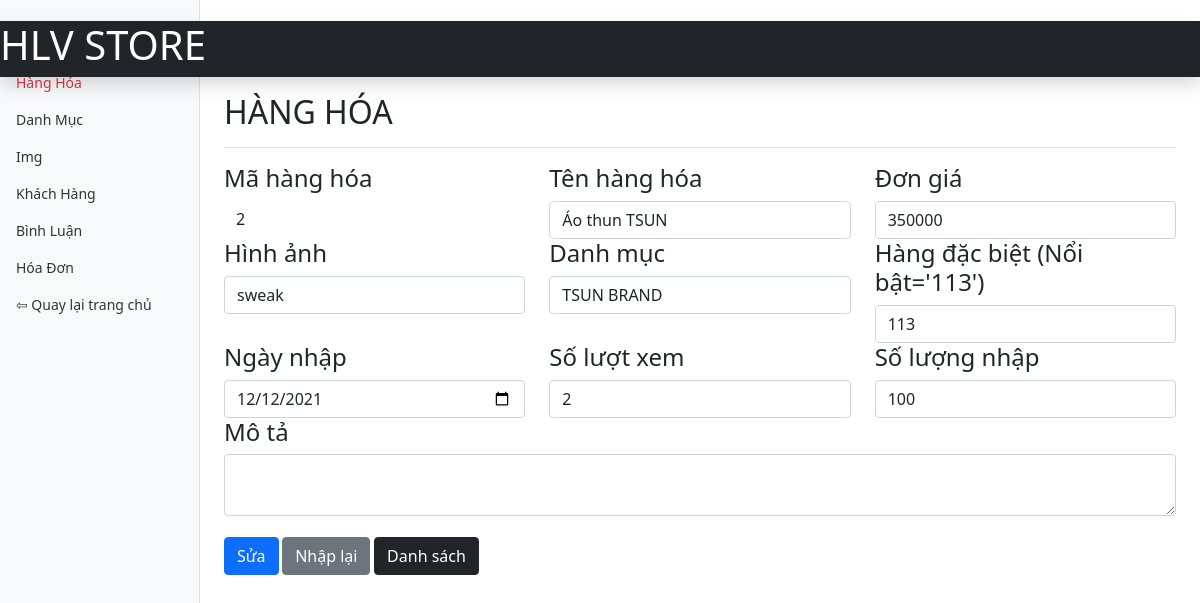
/admin/hang-hoa/edit.php?ma_hh=2, run on the app's committed database.
### tables this page shows
CREATE TABLE `hanghoa` (
  `ma_hh` int(11) NOT NULL COMMENT 'mã hàng hóa',
  `ten_hh` varchar(50) NOT NULL COMMENT 'tên hàng hóa',
  `don_gia` float NOT NULL COMMENT 'đơn giá',
  `img_id` varchar(50) NOT NULL COMMENT 'hình',
  `ngay_nhap` date NOT NULL COMMENT 'ngày nhập',
  `mo_ta` varchar(200) NOT NULL COMMENT 'mô tả',
  `dac_biet` int(50) NOT NULL COMMENT 'đặc biệt',
  `so_luot_xem` int(11) NOT NULL COMMENT 'số lượt xem',
  `so_luong_nhap` varchar(250) NOT NULL COMMENT 'số lượng nhập',
  `id_dm_sp` varchar(50) NOT NULL COMMENT 'id danh mục sản phẩm'
);

### dao/pdo.php (called while the page is built, shortened)
<?php
function pdo_get_connection(){
    $servername = "localhost";
    $username = "root";
    $password = "";
    try{
        $conn = new PDO("mysql:host=$servername;dbname=hlvstore", $username, $password);
        $conn->setAttribute(PDO::ATTR_ERRMODE, PDO::ERRMODE_EXCEPTION);
        return $conn;
    } catch(PDOException $e) {
        echo "lỗi kết nối" . $e->getMessage();
    }
}
    function pdo_query($sql){
        $sql_args = array_slice(func_get_args(), 1);
        try{
            $conn = pdo_get_connection();
            $stmt = $conn->prepare($sql);
            $stmt->execute($sql_args);
            $rows = $stmt->fetchAll();
            return $rows;
        }
        catch(PDOException $e){
            throw $e;
        }
        finally{
            unset($conn);
        }
    }
    function pdo_query_one($sql){
        $sql_args = array_slice(func_get_args(), 1);
        try{
        $conn = pdo_get_connection();
        $stmt = $conn->prepare($sql);
        $stmt->execute($sql_args);
        $row = $stmt->fetch(PDO::FETCH_ASSOC);
        return $row;
        }
        catch(PDOException $e){
        throw $e;
        }
        finally{
        unset($conn);
        }
       }
?>

### dao/hang-hoa.php (called while the page is built, shortened)
<?php
require_once 'pdo.php';
function hang_hoa_getinfo($ma_hh){
    $sql="select * from hanghoa where ma_hh=?";
    return pdo_query_one($sql,$ma_hh);
}
?>

### dao/img.php (called while the page is built, shortened)
<?php
require_once 'pdo.php';
function img_selectall(){
    $sql="select * from imgs order by img_id DESC";
    return pdo_query($sql);
}
?>

### dao/danh-muc.php (called while the page is built, shortened)
<?php
require_once 'pdo.php';
function danhmuc_selectall(){
    $sql="select * from danhmuc order by tieu_de DESC";
    return pdo_query($sql);
}
?>

### admin/hang-hoa/edit.php (the view, shortened to what this page needs)
<?php
require "../../dao/pdo.php";
require "../../dao/hang-hoa.php";
require "../../dao/danh-muc.php";
require "../../dao/img.php";
if(isset($_GET['ma_hh'])){
    $ma_hh=$_GET['ma_hh'];
    $hang_hoa_info=hang_hoa_getinfo($ma_hh);
    extract($hang_hoa_info);
    $ds_id_dm_sp = danhmuc_selectall();
    $ds_img_id = img_selectall();
?>
<!doctype html>
<html lang="en">
  <head>
    <link rel="stylesheet" type="text/css" href="../../content/css/bootstrap.css">
    <link href="../../css/assets/dist/css/bootstrap.min.css" rel="stylesheet">
    <link href="../../css/assets/dashboard.css" rel="stylesheet">
  </head>
  <body>
<header class="navbar navbar-dark sticky-top bg-dark flex-md-nowrap p-0 shadow">
  <h1 style="color: white;">HLV STORE</h1>
</header>
<div class="container-fluid">
  <div class="row">
    <nav id="sidebarMenu" class="col-md-3 col-lg-2 d-md-block bg-light sidebar collapse">
      <div class="position-sticky pt-3">
      <ul class="nav flex-column">
          <li class="nav-item">
            <a class="nav-link text-danger" href="#">
              Hàng Hóa
            </a>
          </li>
          <li class="nav-item">
            <a class="nav-link" href="../danh-muc/list.php">
              Danh Mục
            </a>
          </li>
          <li class="nav-item">
            <a class="nav-link" href="../img/list.php">
              Img
            </a>
          </li>
          <li class="nav-item">
            <a class="nav-link" href="../khach-hang/list.php">
              Khách Hàng
            </a>
          </li>
          <li class="nav-item">
            <a class="nav-link" href="../binh-luan/list.php">
              Bình Luận
            </a>
          </li>
          <li class="nav-item">
            <a class="nav-link" href="../hoa-don/list.php">
              Hóa Đơn
            </a>
          </li>
          <li class="nav-item">
            <a class="nav-link" href="../index.php">
            ⇦ Quay lại trang chủ
            </a>
          </li>
        </ul>
      </div>
    </nav>
    <main class="col-md-9 ms-sm-auto col-lg-10 px-md-4">
      <div class="d-flex justify-content-between flex-wrap flex-md-nowrap align-items-center pt-3 pb-2 mb-3 border-bottom">
        <h2>HÀNG HÓA</h2>
      </div>
      <form action="" method="POST"  enctype="multipart/form-data">
            <div class="row">
                <div class="form-group col-sm-4">
                    <h4>Mã hàng hóa</h4>
                    <input type="text" name="ma_hh" value="<?php echo $ma_hh ?>" class="form-control"  style="border: none;">
                </div>
                <div class="form-group col-sm-4">
                    <h4>Tên hàng hóa</h4>
                    <input type="text" name="ten_hh" value="<?php echo $ten_hh ?>" class="form-control">
                </div>
                <div class="form-group col-sm-4">
                    <h4>Đơn giá</h4>
                    <input type="text" name="don_gia" value="<?php echo $don_gia ?>" class="form-control">
                </div>
                <div class="form-group col-sm-4">
                    <h4>Hình ảnh</h4>
                      <select name="img_id" class="form-control">
                          <?php
                          foreach ($ds_img_id as $img) {
                              extract($img);
                              echo '<option value="' . $img_id . '">' . $username . '</option>';
                          }
                          ?>
                      </select>
                </div>
                <div class="form-group col-sm-4">
                    <h4>Danh mục</h4>
                    <select name="id_dm_sp" class="form-control">
                        <?php
                        foreach ($ds_id_dm_sp as $dm_sp) {
                            extract($dm_sp);
                            echo '<option value="' . $id_dm_sp . '">' . $tieu_de . '</option>';
                        }
                        ?>
                    </select>
                </div>
                <div class="form-group col-sm-4">
                    <h4>Hàng đặc biệt (Nổi bật='113')</h4>
                    <input type="text" name="dac_biet" value="<?php echo $dac_biet ?>" class="form-control">
                </div>
                <div class="form-group col-sm-4">
                    <h4>Ngày nhập</h4>
                    <input type="date" name="ngay_nhap" value="<?php echo $ngay_nhap ?>" class="form-control">
                </div>
                <div class="form-group col-sm-4">
                    <h4>Số lượt xem</h4>
                    <input type="text" name="so_luot_xem"  value="<?php echo $so_luot_xem ?>" class="form-control">
                </div>
                <div class="form-group col-sm-4">
                    <h4>Số lượng nhập</h4>
                    <input type="text" name="so_luong_nhap"  value="<?php echo $so_luong_nhap ?>" class="form-control">
                </div>
                <div class="form-group col-sm-12">
                    <h4>Mô tả</h4>
                    <textarea name="mo_ta"  value="<?php echo $mo_ta ?>" class="form-control" row="4"></textarea>
                </div>
                <div class="form-group col-sm-12">
                    <br>
                    <button class="btn btn-primary" name="btn-edit">Sửa</button>
                    <a href="" class="btn btn-secondary">Nhập lại</a>
                    <a href="list.php" class="btn btn-dark">Danh sách</a>
                </div>
            </div>
        </form>
        <?php echo $thongbao;
            }
        ?>
    </main>
  </div>
</div>
  </body>
</html>

### css/assets/dashboard.css (style rules this page uses)
body { font-size: .875rem; }
.sidebar { position: fixed; top: 0; bottom: 0; left: 0; z-index: 100; padding: 48px 0 0; box-shadow: inset -1px 0 0 rgba(0, 0, 0, .1); }
.sidebar .nav-link { font-weight: 500; color: #333; }

### data on the page
hanghoa: ma_hh "2", ten_hh "Áo thun TSUN", don_gia "350000", dac_biet "113", ngay_nhap "12/12/2021", so_luot_xem "2", so_luong_nhap "100"

### other printed values
form field img_id "sweak"
form field id_dm_sp "TSUN BRAND"
